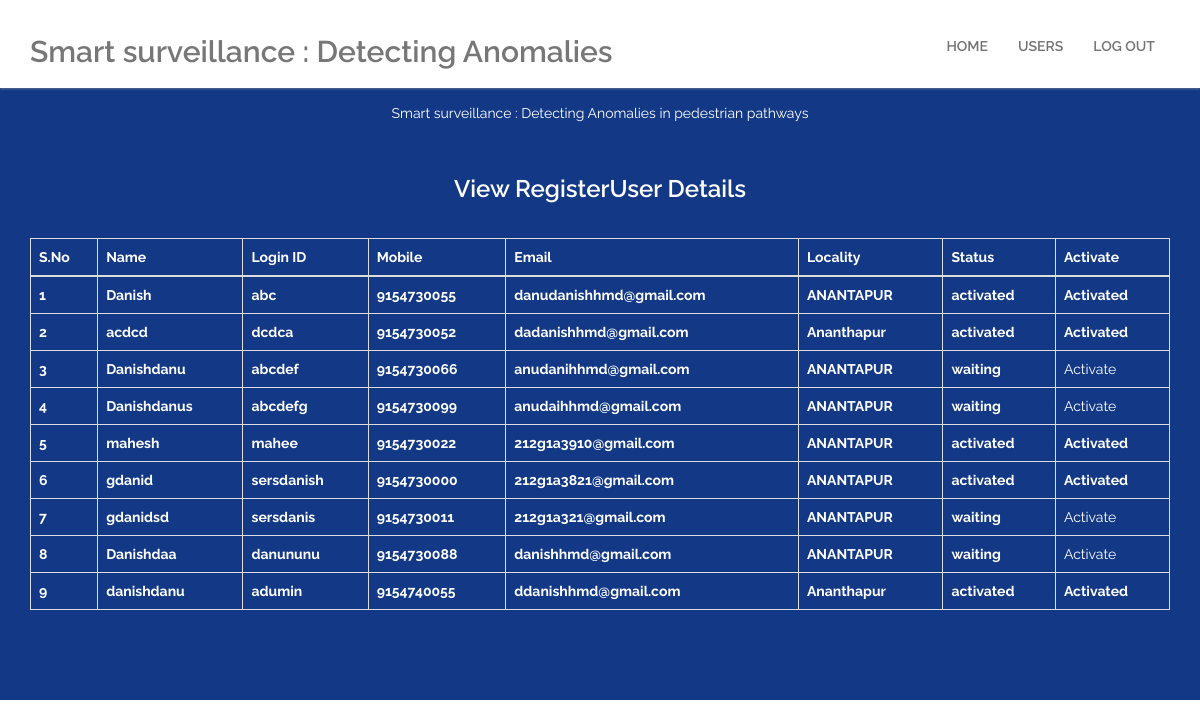
The page /AdminActivaUsers/?uid=6 on the database its author committed.
### users/models.py (models this page shows, shortened)
class UserRegistrationModel(models.Model):
    name = models.CharField(max_length=100)
    loginid = models.CharField(unique=True, max_length=100)
    password = models.CharField(max_length=100)
    mobile = models.CharField(unique=True, max_length=100)
    email = models.CharField(unique=True, max_length=100)
    locality = models.CharField(max_length=100)
    address = models.CharField(max_length=1000)
    city = models.CharField(max_length=100)
    state = models.CharField(max_length=100)
    status = models.CharField(max_length=100)
    class Meta:
        db_table = 'UserRegistrations'

### admins/views.py (the view)
# urls.py: path("AdminActivaUsers/", admins.AdminActivaUsers, name="AdminActivaUsers"),
def AdminActivaUsers(request):
    if request.method == 'GET':
        id = request.GET.get('uid')
        status = 'activated'
        print("PID = ", id, status)
        UserRegistrationModel.objects.filter(id=id).update(status=status)
        data = UserRegistrationModel.objects.all()
        return render(request, 'admins/RegisteredUsers.html', {'data': data})

### assets/templates/admins/RegisteredUsers.html (shortened to what this page needs)
{%extends 'admins/admin_base.html'%}
{%block contents%}
    <section id="pricing">
        <div class="container">
            <div class="section-header">
                <p class="wow fadeInDown">Smart surveillance : Detecting Anomalies in pedestrian pathways</p>
            </div>
        <h3 align="center" style="color:white;">View RegisterUser Details</h3></p><br>
        <table class="table table-bordered bg-light text-dark">
            <thead>
            <tr style="color:White;font-weight:bold;">
                <th>S.No</th>
                <th>Name</th>
                <th>Login ID</th>
                <th>Mobile</th>
                <th>Email</th>
                <th>Locality</th>
                <th>Status</th>
                <th>Activate</th>
            </tr>
            </thead>
            <tbody>
            {% for i in data %}
            <tr style="color:White;font-weight:bold;">
                <td>{{forloop.counter}}</td>
                <td>{{i.name}}</td>
                <td>{{i.loginid}}</td>
                <td>{{i.mobile}}</td>
                <td>{{i.email}}</td>
                <td>{{i.locality}}</td>
                <td>{{i.status}}</td>
                {% if i.status == 'waiting' %}
                <td><a class="btn-link" href="/AdminActivaUsers/?uid={{ i.id }}"
                       style="color:WHITE">Activate</a></td>
                {% else %}
                <td> Activated</td>
                {% endif %}
            </tr>
            {% endfor %}
            </tbody>
        </table>
        </div>
    </section>
{%endblock%}

### assets/static/css/styles.css (style rules this page uses)
body { padding-top: 100px; background: #fff; font-family: 'Raleway', sans-serif; font-weight: 400; color: #282828; line-height: 26px; padding: 0; }
h1, h2, h3, h4, h5, h6 { font-weight: 600; font-family: 'Raleway', sans-serif; }
a { color: #45aed6; -webkit-transition: color 400ms, background-color 400ms; -moz-transition: color 400ms, background-color 400ms; -o-transition: color 400ms, background-color 400ms; transition: color 400ms, background-color 400ms; }
.section-header { margin-bottom: 50px; }
.section-header p { text-align:center; color: #000000; }
#pricing h2, #pricing p { color:#fff !important; }
#pricing { padding: 100px 0 70px; background: #133986; }

### rows shown on the page
UserRegistrationModel: name "Danish", loginid "abc", mobile "9154730055", email "danudanishhmd@gmail.com", locality "ANANTAPUR", status "activated", shows "Activated"
UserRegistrationModel: name "acdcd", loginid "dcdca", mobile "9154730052", email "dadanishhmd@gmail.com", locality "Ananthapur", status "activated", shows "Activated"
UserRegistrationModel: name "Danishdanu", loginid "abcdef", mobile "9154730066", email "anudanihhmd@gmail.com", locality "ANANTAPUR", status "waiting"
UserRegistrationModel: name "Danishdanus", loginid "abcdefg", mobile "9154730099", email "anudaihhmd@gmail.com", locality "ANANTAPUR", status "waiting"
UserRegistrationModel: name "mahesh", loginid "mahee", mobile "9154730022", email "212g1a3910@gmail.com", locality "ANANTAPUR", status "activated", shows "Activated"
UserRegistrationModel: name "gdanid", loginid "sersdanish", mobile "9154730000", email "212g1a3821@gmail.com", locality "ANANTAPUR", status "activated", shows "Activated"
UserRegistrationModel: name "gdanidsd", loginid "sersdanis", mobile "9154730011", email "212g1a321@gmail.com", locality "ANANTAPUR", status "waiting"
UserRegistrationModel: name "Danishdaa", loginid "danununu", mobile "9154730088", email "danishhmd@gmail.com", locality "ANANTAPUR", status "waiting"
UserRegistrationModel: name "danishdanu", loginid "adumin", mobile "9154740055", email "ddanishhmd@gmail.com", locality "Ananthapur", status "activated", shows "Activated"
